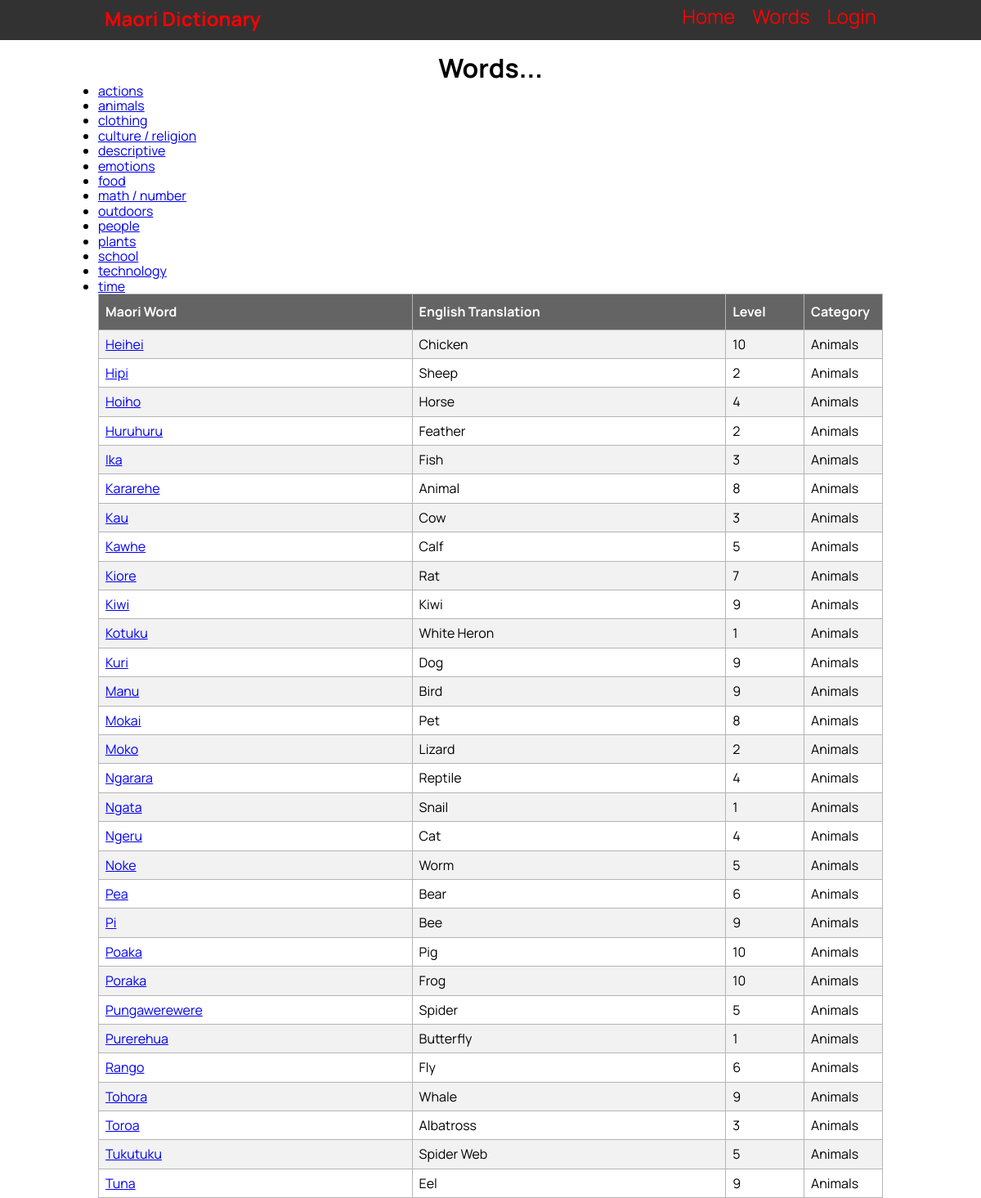
Screenshot of /word_list/2 with the database file from the repository.
### tables this page shows
CREATE TABLE category
(
	id integer
		constraint category_pk
			primary key autoincrement,
	name varchar(30)
);

CREATE TABLE "vocab_list"
(
    id                  integer
        constraint vocab_list_pk
            primary key autoincrement,
    maori_word          varchar(30),
    english_translation varchar(30),
    category            varchar(30),
    definition          varchar(100),
    level               integer,
    last_edited_time    date,
    last_edited_user    varchar(60)
, image_name varchar(30));

### app.py (the view)
@app.route('/word_list/<category_id>')
def render_word_list(category_id):
    con = create_connection(DATABASE)
    query = "SELECT id, name FROM category"
    cur = con.cursor()
    cur.execute(query)
    category_list = cur.fetchall()
    if category_id == "0":
        query = "SELECT id, maori_word, english_translation, category, level FROM vocab_list"
        cur = con.cursor()
        cur.execute(query)
    else:
        category = category_list[int(category_id) - 1][1]
        query = "SELECT id, maori_word, english_translation, category, level FROM vocab_list WHERE category=?"
        cur = con.cursor()
        cur.execute(query, (category, ))
    words = cur.fetchall()
    con.close()
    word_list = []
    for word in words:
        word = (word[0], str(word[1]).title(), str(word[2]).title(), str(word[3]).title(), word[4])
        word_list.append(word)
    return render_template('word_list.html', page_name='Words', logged_in=is_logged_in(), admin=is_admin(), word_list=word_list, category_list=category_list)

### app.py (called while the page is built)
def create_connection(db_file):
    try:
        connection = sqlite3.connect(db_file)
        return connection
    except Error as e:
        print(e)
    return None

def is_logged_in():
    if session.get('email') is None:
        return False
    else:
        return True

def is_admin():
    if is_logged_in():
        if session.get('role') == "Teacher" or session.get('role') == "Admin":
            return True
        else:
            return False
    else:
        return False

### templates/word_list.html
{% extends "base.html" %}
{% block pageheading %}Words...{% endblock %}
{% block main %}
<div class="categorylist">
    <ul>
        {% for category in category_list %}
            <li class="category-item"><a href="/word_list/{{ category[0] }}">{{ category[1] }}</a></li>
        {% endfor %}
    </ul>
</div>
<table id="wordlist">
  <tr>
    <th style="width:40%">Maori Word</th>
    <th style="width:40%">English Translation</th>
    <th style="width:10%">Level</th>
    <th style="width:10%">Category</th>
  </tr>
  {% for word in word_list %}
    <tr>
      <td><a href="individual_word/{{ word[0] }}">{{ word[1] }}</a></td>
      <td>{{ word[2] }}</td>
      <td>{{ word[4] }}</td>
      <td>{{ word[3] }}</td>
    </tr>
  {% endfor %}
</table>
{% endblock %}

### templates/base.html (shortened to what this page needs)
<!DOCTYPE html>
<html lang="en">
<head>
    <link rel="stylesheet" href="https://cdnjs.cloudflare.com/ajax/libs/normalize/8.0.1/normalize.css"/>
    <link href="{{ url_for('static', filename='MDW.css') }}" rel="stylesheet">
</head>
<body>
<nav>
    <div class="container">
        <div class="navbar-brand">
            <a href="/">Maori Dictionary</a>
        </div>
        <div class="navbar-links">
            <a href="/">Home</a>
            <a href="/word_list/0">Words</a>
            {% if logged_in %}
                {% if admin %}
                    <a href="/">Admin</a>
                {% endif %}
                <a href="/logout">Logout</a>
                {% else %}
                <a href="/login">Login</a>
            {% endif %}
        </div>
    </div>
</nav>
<div class="container">
    <header>
        <h1>{% block pageheading %}{% endblock %}</h1>
    </header>
    <main>
        {% block main %}
        {% endblock %}
    </main>
</div>
</body>
</html>

### static/MDW.css (style rules this page uses)
* { font-family: 'Manrope', sans-serif; padding: 0; margin: 0; box-sizing: border-box; }
body { background-color: rgb(255, 255, 255); }
.container { width: 80vw; margin: auto; }
.container::after { content: ""; clear: both; display: table; }
h1 { text-align: center; font-weight: bold; font-size: 2rem; margin: 0; }
nav { background-color: rgb(50, 50, 50); font-size: 1.5rem; padding-top: 0.4rem; padding-bottom: 0.7rem; margin-bottom: 1rem; }
.navbar-brand { display: inline; float: left; font-size: 1.7rem; font-weight: bold; }
.navbar-links { display: inline; float: right; }
nav a { padding: 0 0.5rem; font-size: 1.5rem; color: red; text-decoration: none; }
table { font-family: Arial, Helvetica, sans-serif; border-collapse: collapse; width: 100%; }
td, th { border: 1px solid #b4b4b4; padding: 8px; }
#wordlist tr:nth-child(even) { background-color: #f2f2f2; }
#wordlist th, #wordinfomation .header { padding-top: 12px; padding-bottom: 12px; text-align: left; background-color: #646464; color: white; }

### rows the page displays
category: name "actions"
category: name "animals"
category: name "clothing"
category: name "culture / religion"
category: name "descriptive"
category: name "emotions"
category: name "food"
category: name "math / number"
category: name "outdoors"
category: name "people"
category: name "plants"
category: name "school"
category: name "technology"
category: name "time"
vocab_list: maori_word "Heihei", word "Chicken", level "10", category "Animals"
vocab_list: maori_word "Hipi", english_translation "Sheep", level "2", category "Animals"
vocab_list: maori_word "Hoiho", english_translation "Horse", level "4", category "Animals"
vocab_list: maori_word "Huruhuru", english_translation "Feather", level "2", category "Animals"
vocab_list: maori_word "Ika", english_translation "Fish", level "3", category "Animals"
vocab_list: maori_word "Kararehe", english_translation "Animal", level "8", category "Animals"
vocab_list: maori_word "Kau", word "Cow", level "3", category "Animals"
vocab_list: maori_word "Kawhe", english_translation "Calf", level "5", category "Animals"
vocab_list: maori_word "Kiore", english_translation "Rat", level "7", category "Animals"
vocab_list: word "Kiwi", level "9", category "Animals"
vocab_list: maori_word "Kotuku", english_translation "White Heron", level "1", category "Animals"
vocab_list: maori_word "Kuri", word "Dog", level "9", category "Animals"
vocab_list: maori_word "Manu", word "Bird", level "9", category "Animals"
vocab_list: maori_word "Mokai", english_translation "Pet", level "8", category "Animals"
vocab_list: maori_word "Moko", english_translation "Lizard", level "2", category "Animals"
vocab_list: maori_word "Ngarara", english_translation "Reptile", level "4", category "Animals"
vocab_list: maori_word "Ngata", english_translation "Snail", level "1", category "Animals"
vocab_list: maori_word "Ngeru", word "Cat", level "4", category "Animals"
vocab_list: maori_word "Noke", english_translation "Worm", level "5", category "Animals"
vocab_list: maori_word "Pea", word "Bear", level "6", category "Animals"
vocab_list: maori_word "Pi", word "Bee", level "9", category "Animals"
vocab_list: maori_word "Poaka", english_translation "Pig", level "10", category "Animals"
vocab_list: maori_word "Poraka", english_translation "Frog", level "10", category "Animals"
vocab_list: maori_word "Pungawerewere", english_translation "Spider", level "5", category "Animals"
vocab_list: maori_word "Purerehua", word "Butterfly", level "1", category "Animals"
vocab_list: maori_word "Rango", english_translation "Fly", level "6", category "Animals"
vocab_list: maori_word "Tohora", english_translation "Whale", level "9", category "Animals"
vocab_list: maori_word "Toroa", english_translation "Albatross", level "3", category "Animals"
vocab_list: maori_word "Tukutuku", english_translation "Spider Web", level "5", category "Animals"
vocab_list: maori_word "Tuna", english_translation "Eel", level "9", category "Animals"
